Frame 1 (no input): blank canvas, image omitted
Frame 60 (the mouse pressed at the canvas centre just before this capture): blank canvas, image omitted
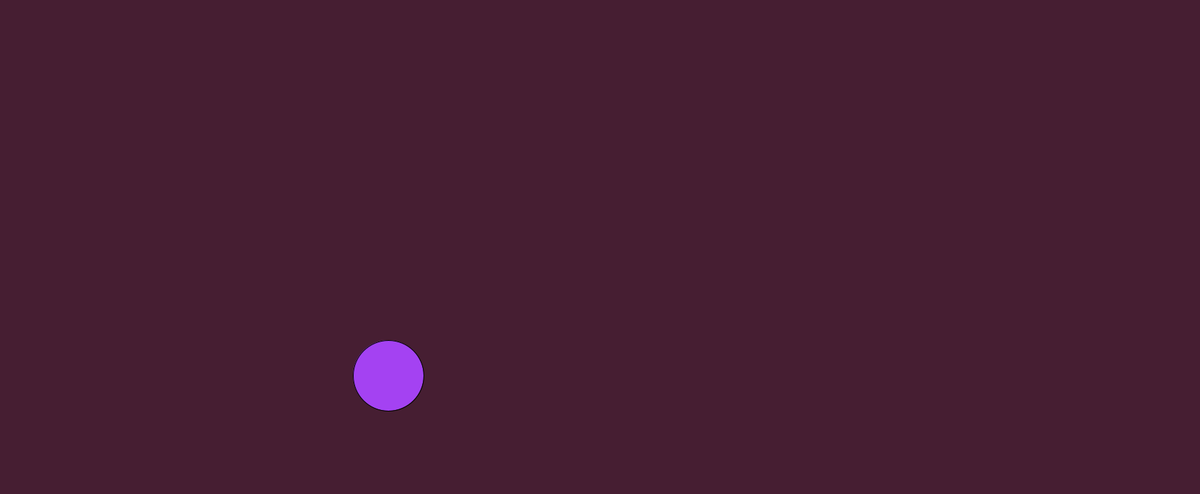
Frame 120 (the mouse held since frame 60 and released just before this capture)

The Processing sketch whose frames 1 and 60 were blank and that drew this single picture after the mouse press (run headless with seeded random() and noise(); from frame 60 on, the mouse is pressed at the canvas centre):

// Processing sketch: bouncingBalls
// ── bouncingBalls.pde

//declaring the object
ArrayList<Ball> BallGroup = new ArrayList<Ball>();
//Original Array code stuff
//Ball[] BallGroup;
//int pos = 0;

void setup() {
    size(1700, 700);
    //Original Array code stuff
    // BallGroup = new Ball[1000];
}
// updating the ball positions
void draw() {
    background(70, 30, 50);


    //old
    //for (int i = 0; i < BallGroup.size(); i++){

        //BallGroup.get(i).display();
        //BallGroup.get(i).move();


        //Original Array code stuff
        // BallGroup.get(i).display();
        // BallGroup.get(i).move();
    

    for (Ball theBall : BallGroup) {
        
        theBall.move();
    //Check collison
        for (Ball otherBall : BallGroup){
        if (theBall != otherBall){

        
            theBall.checkCollision(otherBall);
        }


        }
        theBall.display();
    }
}
//}

void mousePressed(){
//Creates a new object at the end of the ArrayList
BallGroup.add(new Ball(mouseX, mouseY, 100,width,height));

//creates a new object at this array position
// if (pos < BallGroup.length){
// BallGroup[pos] = new Ball(mouseX,mouseY,100);
// pos++;


}

// }












// ── Ball.pde
class Ball{

int x,y,d;//declare position and radius variables
int cr,cg,cb;//RGB values
int dx,dy;//Velcoity or speed values
int width, height; // variables for the screen dimensions
//constructor method
Ball(int ballx, int bally, int balld, int windoww, int windowh){

    x = ballx; //set the x cord
    y = bally; //set the y cord
    d = balld; //set the radius

    //randomize cikiyr values
    cr = int(random(0,255));
    cg = int(random(0,255));
    cb = int(random(0,255));

    //set velcoity
    dx = int(random(-10,10));
    dy = int(random(-10,10));

    // passing over the width and height data of the screen
    width = windoww;
    height = windowh;
}

void display(){

fill(cr,cg,cb);
circle(x,y,d);


}

void move(){

//apply the rate of change (velocity)
x = x + dx;
y = y + dy;

// B
if (x <= 0 + d/2 || x >= width - d/2){

    //reverses direction
    dx = dx * -1;
}

if (y <= 0 + d/2 || y >= height - d/2){

    //reverses direction
    dy = dy * -1;
}

}

void checkCollision(Ball otherBall){
double distancePart = dist(x, y, otherBall.x, otherBall.y);

//Bounce the ball
if (distancePart < d){
    int temdx = dx;
    int temdy = dy;

    // ball 1 gets velcoity 2
    dx = otherBall.dx;
    dy = otherBall.dy;

    //Ball 2 gets velocity 1
    otherBall.dx = temdx;
    otherBall.dy = temdy;



// dy = dy * -1;
// dx = dx * -1;
// otherBall.dy = otherBall.dy * -1;
// otherBall.dx = otherBall.dx * -1;


}

}

}
